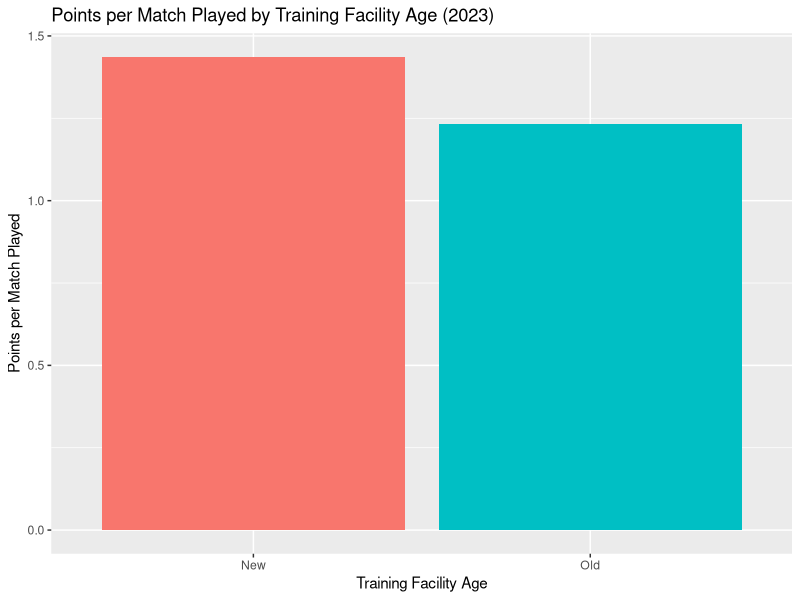
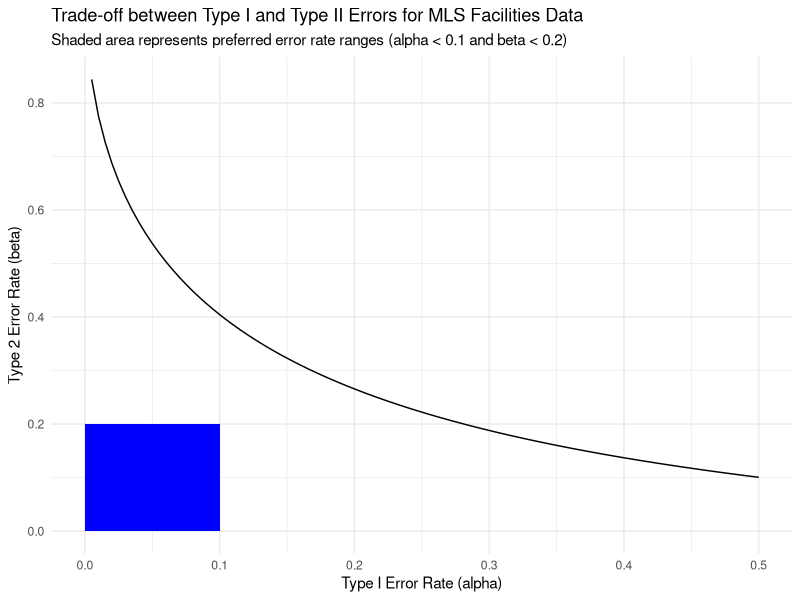

Source code (R) for these figures, in order:
## ---- chunk 1
library(tidyverse)
library(pwr)
training_facilities <- read_csv("training_facilities.csv")
## ---- chunk 2
training_facilities |> 
  mutate(new = ifelse(new, "New", "Old")) |> 
  group_by(new) |> 
  summarize(mean = mean(points_per_match_2023)) |>
  ggplot(aes(x = new, y = mean, fill = new)) +
  geom_col() +
  labs(title = "Points per Match Played by Training Facility Age (2023)",
       x = "Training Facility Age",
       y = "Points per Match Played") +
  theme(legend.position = "none")
## ---- chunk 3
calculate_cohen_d <- function(M1, M2, s1, s2, n1, n2) {
  # Calculate pooled standard deviation
  s_p <- sqrt(((n1 - 1) * s1^2 + (n2 - 1) * s2^2) / (n1 + n2 - 2))
  
  # Calculate Cohen's d
  cohen_d <- (M1 - M2) / s_p
  
  return(cohen_d)
}

# Example usage
M1 <- mean(training_facilities$points_per_match_2023[training_facilities$new == T])
M2 <- mean(training_facilities$points_per_match_2023[training_facilities$new == F])
s1 <- sd(training_facilities$points_per_match_2023[training_facilities$new == T])
s2 <- sd(training_facilities$points_per_match_2023[training_facilities$new == F])
n1 <- nrow(training_facilities[training_facilities$new == T, ])
n2 <- nrow(training_facilities[training_facilities$new == F, ])

# Call the function
cohen_d_result <- calculate_cohen_d(M1, M2, s1, s2, n1, n2)

effect_size <- cohen_d_result  # Cohen's d
alpha <- 0.05  # Significance level
n1 <- 17 # Sample size of Group 1
n2 <- 12  # Sample size of Group 2

# Calculate power for unequal sample sizes
power_result <- pwr.t2n.test(n1 = n1, n2 = n2, d = effect_size, sig.level = alpha)

alpha = 0.10
power_result_10 <- pwr.t2n.test(n1 = n1, n2 = n2, d = effect_size, sig.level = alpha)

alpha = 0.01
power_result_01 <- pwr.t2n.test(n1 = n1, n2 = n2, d = effect_size, sig.level = alpha)
## ---- chunk 4
alphas <- seq(0.005, .5, by = 0.005)
powers <- pwr.t2n.test(n1 = n1, n2 = n2, d = effect_size, sig.level = alphas)$power

errors <- data.frame(alpha = alphas, beta = 1-powers)

# Keep this errors plot add a shaded red area with alpha < .1 and beta < .2

ggplot(errors) +
  geom_line(aes(x = alpha, y = beta)) +
  geom_rect(data = tibble(xmin = 0, xmax = .1, ymin = 0, ymax = .2),
            mapping = aes(xmin = xmin, xmax = xmax, ymin = ymin, ymax = ymax), 
            fill = "blue")+
  labs(title = "Trade-off between Type I and Type II Errors for MLS Facilities Data",
       x = "Type I Error Rate (alpha)",
       y = "Type 2 Error Rate (beta)",
       subtitle = "Shaded area represents preferred error rate ranges (alpha < 0.1 and beta < 0.2)"
       ) +
  theme_minimal()
## ---- chunk 5
new <- training_facilities$points_per_match_2023[training_facilities$new == T]
old <- training_facilities$points_per_match_2023[training_facilities$new == F]
